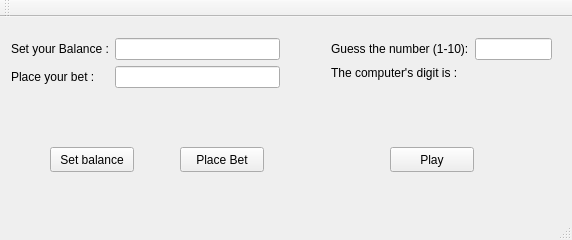
<?xml version="1.0" encoding="UTF-8"?>
<ui version="4.0">
 <class>MainWindow</class>
 <widget class="QMainWindow" name="MainWindow">
  <property name="geometry">
   <rect>
    <x>0</x>
    <y>0</y>
    <width>572</width>
    <height>240</height>
   </rect>
  </property>
  <property name="windowTitle">
   <string>MainWindow</string>
  </property>
  <widget class="QWidget" name="centralWidget">
   <widget class="QPushButton" name="pushButton">
    <property name="geometry">
     <rect>
      <x>180</x>
      <y>130</y>
      <width>84</width>
      <height>25</height>
     </rect>
    </property>
    <property name="text">
     <string>Place Bet</string>
    </property>
   </widget>
   <widget class="QWidget" name="formLayoutWidget">
    <property name="geometry">
     <rect>
      <x>0</x>
      <y>10</y>
      <width>291</width>
      <height>101</height>
     </rect>
    </property>
    <layout class="QFormLayout" name="formLayout">
     <property name="verticalSpacing">
      <number>-1</number>
     </property>
     <item row="0" column="0">
      <widget class="QLabel" name="label_balance">
       <property name="text">
        <string>Set your Balance :</string>
       </property>
      </widget>
     </item>
     <item row="0" column="1">
      <widget class="QLineEdit" name="lineEdit_setBalance"/>
     </item>
     <item row="1" column="1">
      <widget class="QLineEdit" name="lineEdit_bet"/>
     </item>
     <item row="1" column="0">
      <widget class="QLabel" name="label">
       <property name="text">
        <string>Place your bet : </string>
       </property>
      </widget>
     </item>
    </layout>
   </widget>
   <widget class="QWidget" name="formLayoutWidget_2">
    <property name="geometry">
     <rect>
      <x>320</x>
      <y>10</y>
      <width>243</width>
      <height>111</height>
     </rect>
    </property>
    <layout class="QFormLayout" name="formLayout_2">
     <property name="fieldGrowthPolicy">
      <enum>QFormLayout::AllNonFixedFieldsGrow</enum>
     </property>
     <item row="0" column="0">
      <widget class="QLabel" name="label_guess">
       <property name="text">
        <string>Guess the number (1-10):</string>
       </property>
      </widget>
     </item>
     <item row="0" column="1">
      <widget class="QLineEdit" name="lineEdit_guessNumber"/>
     </item>
     <item row="1" column="0">
      <widget class="QLabel" name="label_2">
       <property name="text">
        <string>The computer's digit is :</string>
       </property>
      </widget>
     </item>
     <item row="3" column="0" colspan="2">
      <widget class="QLabel" name="label_bet">
       <property name="text">
        <string/>
       </property>
      </widget>
     </item>
     <item row="2" column="0" colspan="2">
      <widget class="QLabel" name="label_win">
       <property name="text">
        <string/>
       </property>
      </widget>
     </item>
     <item row="1" column="1">
      <widget class="QLabel" name="label_compDigit">
       <property name="text">
        <string/>
       </property>
      </widget>
     </item>
    </layout>
   </widget>
   <widget class="QPushButton" name="pushButton_play">
    <property name="geometry">
     <rect>
      <x>390</x>
      <y>130</y>
      <width>84</width>
      <height>25</height>
     </rect>
    </property>
    <property name="text">
     <string>Play</string>
    </property>
   </widget>
   <widget class="QPushButton" name="pushButton_setbalance">
    <property name="geometry">
     <rect>
      <x>50</x>
      <y>130</y>
      <width>84</width>
      <height>25</height>
     </rect>
    </property>
    <property name="text">
     <string>Set balance</string>
    </property>
   </widget>
  </widget>
  <widget class="QMenuBar" name="menuBar">
   <property name="geometry">
    <rect>
     <x>0</x>
     <y>0</y>
     <width>572</width>
     <height>26</height>
    </rect>
   </property>
  </widget>
  <widget class="QToolBar" name="mainToolBar">
   <attribute name="toolBarArea">
    <enum>TopToolBarArea</enum>
   </attribute>
   <attribute name="toolBarBreak">
    <bool>false</bool>
   </attribute>
  </widget>
  <widget class="QStatusBar" name="statusBar"/>
 </widget>
 <layoutdefault spacing="6" margin="11"/>
 <resources/>
 <connections/>
</ui>
